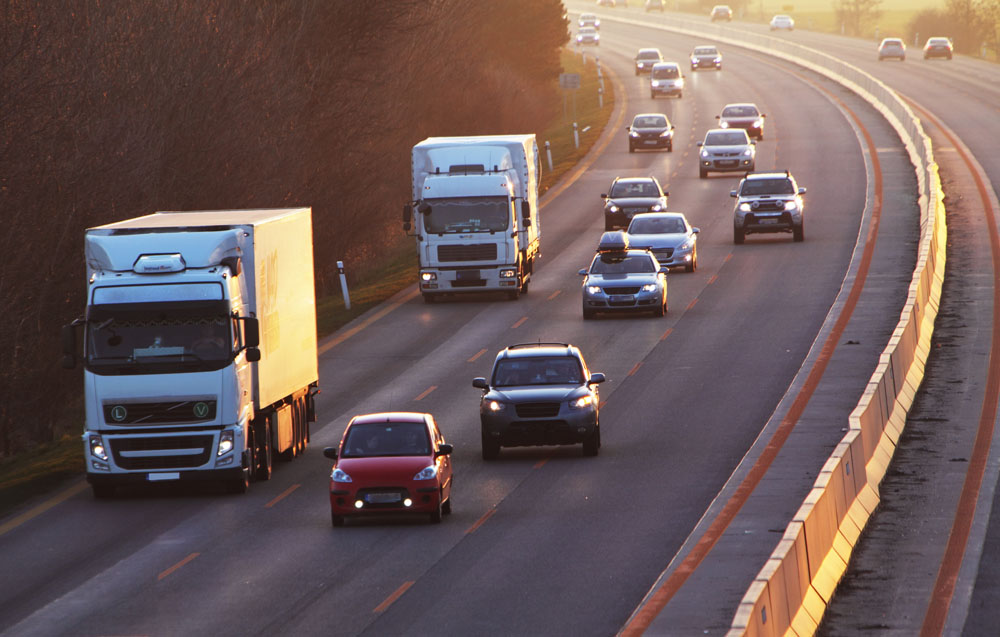
#> input picture canny-edge/edge.jpg, 1000 x 637 px
$ python canny.py
#> lines starting #> are read from the running program, lines starting #| are printed output that depends on the picture
import cv2
import numpy as np
from matplotlib import pyplot as plt

def nothing(x):
    pass

img = cv2.imread('edge.jpg',0)
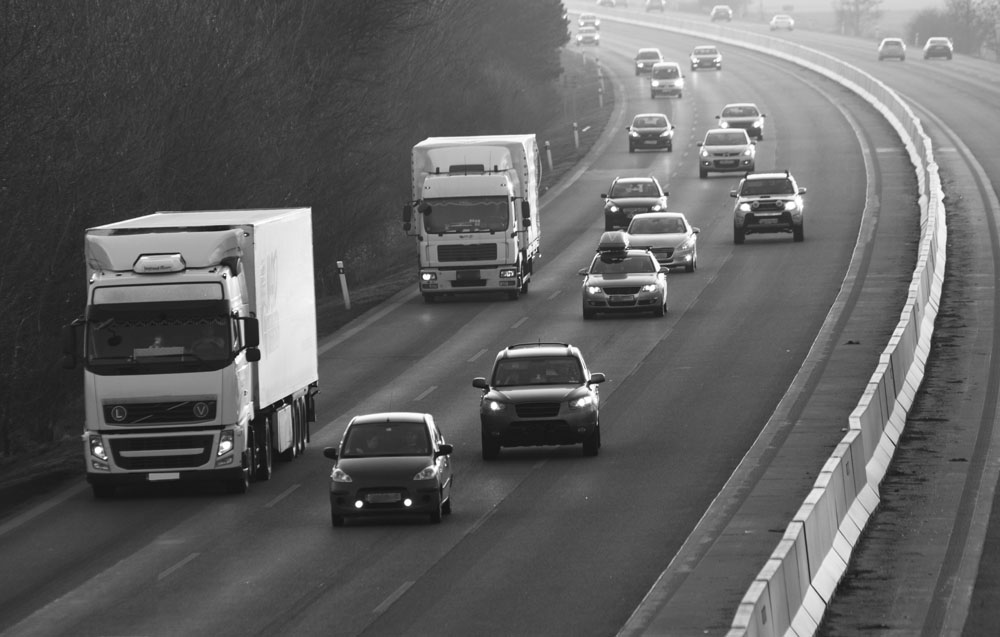
#> img: shape (637, 1000); min 12, max 255, mean 97
blur_img = cv2.GaussianBlur(img,(5,5),0)#最后一个是标准差

cv2.namedWindow('image')#一定要有
cv2.createTrackbar('Min','image',100,1255,nothing)
cv2.createTrackbar('Max','image',200,1255,nothing)

while(1):
    min_val = cv2.getTrackbarPos('Min','image')#39
    max_val = cv2.getTrackbarPos('Max','image')#178
    edges = cv2.Canny(img,min_val,max_val)#下阈值和上阈值为1:2或1:3
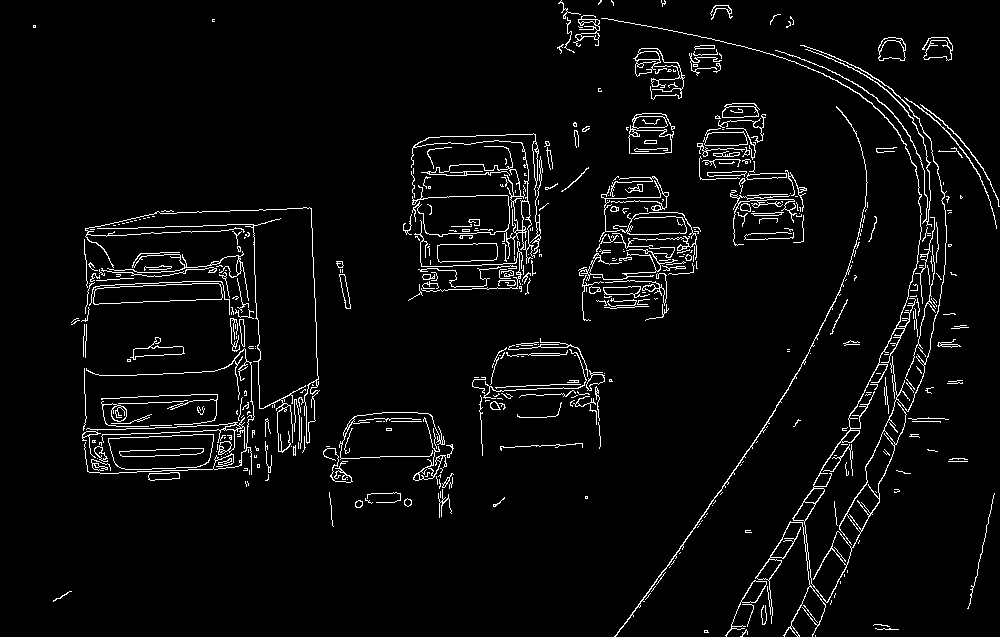
#> edges: shape (637, 1000); 4.2% white in thin lines or dots

    cv2.imshow('image',edges)

    if cv2.waitKey(1) == 27:
#> (key Esc is pressed here)
        break

cv2.destroyAllWindows()
